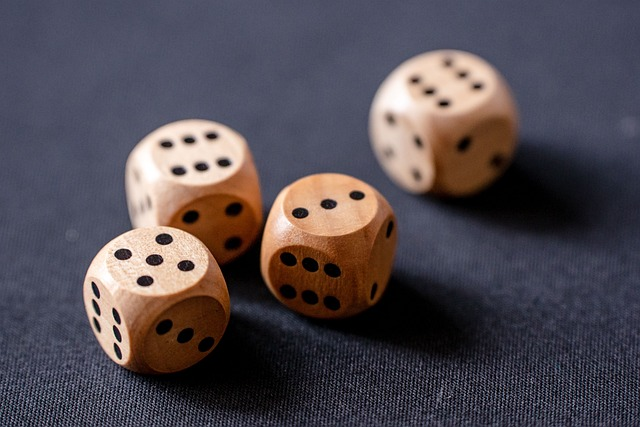
#> input picture Computer_Vision_LAB/photo.jpg, 640 x 427 px
$ python color_spaces_and_histogram.py
#> lines starting #> are read from the running program, lines starting #| are printed output that depends on the picture
import cv2
import matplotlib.pyplot as plt

# Load color image
image = cv2.imread('../photo.jpg')  # Adjust path if needed
#> image is the input picture: shape (427, 640, 3); mean B, G, R 80.7, 74.3, 82
if image is None:
    print("Error: Could not load image '../photo.jpg'")
    exit()

# Convert to Grayscale, HSV, LAB
gray = cv2.cvtColor(image, cv2.COLOR_BGR2GRAY)
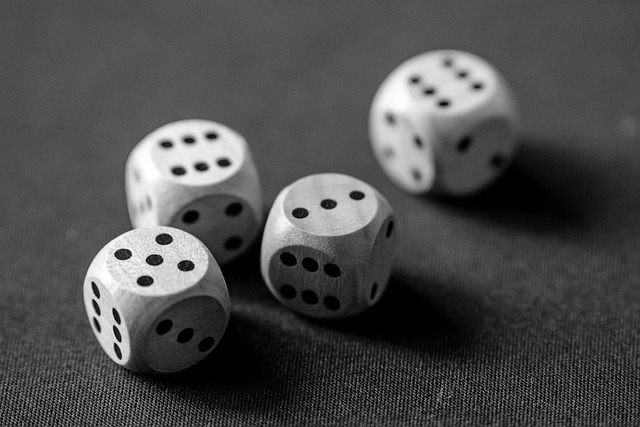
#> gray: shape (427, 640); min 0, max 255, mean 77.4
hsv = cv2.cvtColor(image, cv2.COLOR_BGR2HSV)
#> hsv: shape (427, 640, 3); mean H, S, V 88.8, 79.9, 95.1
lab = cv2.cvtColor(image, cv2.COLOR_BGR2LAB)
#> lab: shape (427, 640, 3); mean of channels 0, 1, 2 81.6, 133.4, 125.4

# Save each image
cv2.imwrite("photo_gray.jpg", gray)
cv2.imwrite("photo_hsv.jpg", hsv)
cv2.imwrite("photo_lab.jpg", lab)

# Display converted images
cv2.imshow("Grayscale", gray)
cv2.imshow("HSV", hsv)
cv2.imshow("LAB", lab)

# Plot grayscale histogram and save it
plt.figure()
plt.title("Grayscale Histogram")
plt.xlabel("Pixel value")
plt.ylabel("Frequency")
plt.hist(gray.ravel(), bins=256, range=[0,256], color='gray')
plt.grid(True)

# Save the histogram plot as an image file (you can use .jpg, .png, etc.)
plt.savefig("grayscale_histogram.png")
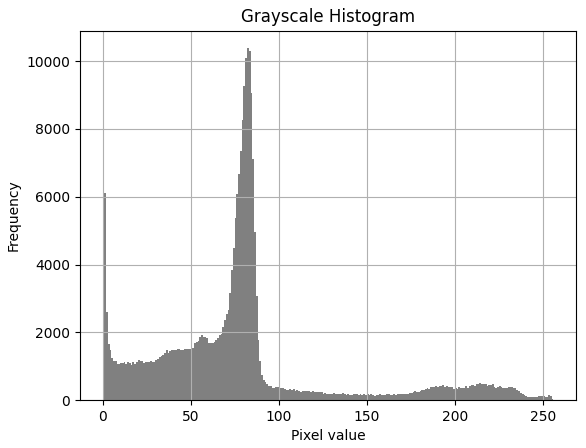
#> figure drawn by matplotlib, 1 panel; tallest bar 10379 high, from x = 82 to 83

# Now display it
plt.show()

cv2.waitKey(0)
cv2.destroyAllWindows()
